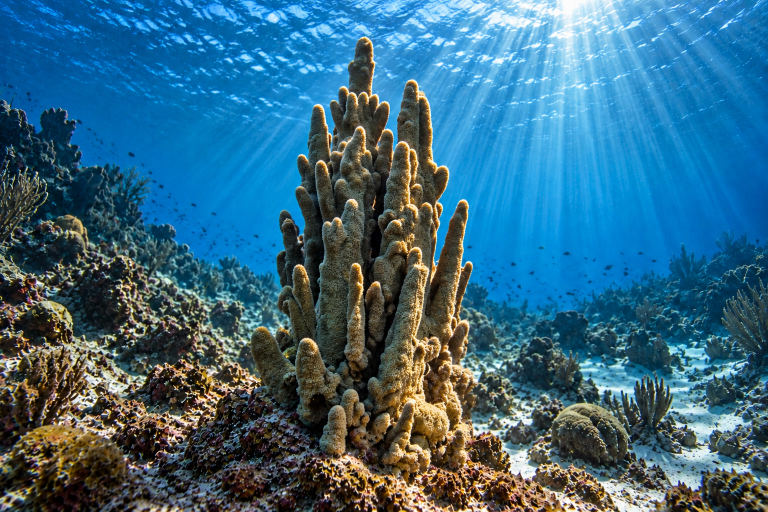
#> input picture artifacts/pillar-coral/source.png, 1536 x 1024 px (shown at 1/2 size)
$ python refine_distant_reef.py
#> lines starting #> are read from the running program, lines starting #| are printed output that depends on the picture; after the words box and inside, x2 and y2 are one past the last pixel; in counts of white or black regions, pixels touching at a corner belong together
### artifacts/pillar-coral/environment.py
"""Editable source-traced reef masses and surface caustics for the Figma scene.

Pillow is used for sampling and contour extraction. The deliverable contains
only vector paths and native gradients; it embeds no source pixels.
"""
import json, math
from collections import defaultdict
from pathlib import Path
from PIL import Image, ImageDraw, ImageFilter, ImageChops

ROOT=Path(__file__).parent
photo=Image.open(ROOT/'source.png').convert('RGB')
W,H=photo.size
#> W = 1536; H = 1024

def simplify(ps,eps):
    if len(ps)<3:return ps
    a,b=ps[0],ps[-1];dx=b[0]-a[0];dy=b[1]-a[1];den=math.hypot(dx,dy)
    ds=[abs(dy*(p[0]-a[0])-dx*(p[1]-a[1]))/den if den else math.dist(a,p) for p in ps]
    j=max(range(len(ds)),key=ds.__getitem__)
    if ds[j]<=eps:return [a,b]
    return simplify(ps[:j+1],eps)[:-1]+simplify(ps[j:],eps)

def loops(mask,minarea=8,eps=.75):
    # Directed pixel-boundary edges retain holes using EVENODD winding.
    im=Image.new('L',(mask.width+2,mask.height+2));im.paste(mask,(1,1))
    p=im.load();adj=defaultdict(list)
    for y in range(1,mask.height+1):
        for x in range(1,mask.width+1):
            if not p[x,y]:continue
            if not p[x,y-1]:adj[(x-1,y-1)].append((x,y-1))
            if not p[x+1,y]:adj[(x,y-1)].append((x,y))
            if not p[x,y+1]:adj[(x,y)].append((x-1,y))
            if not p[x-1,y]:adj[(x-1,y)].append((x-1,y-1))
    out=[]
    while adj:
        start=next(iter(adj));q=start;ps=[q]
        while True:
            nxt=adj[q].pop()
            if not adj[q]:del adj[q]
            q=nxt
            if q==start:break
            ps.append(q)
        area=sum(ps[i][0]*ps[(i+1)%len(ps)][1]-ps[(i+1)%len(ps)][0]*ps[i][1] for i in range(len(ps)))/2
        if abs(area)<minarea:continue
        j=max(range(len(ps)),key=lambda j:math.dist(ps[0],ps[j]))
        pts=simplify(ps[:j+1],eps)[:-1]+simplify(ps[j:]+[ps[0]],eps)[:-1]
        if len(pts)>=3:out.append((pts,area))
    return out

def path(ps,scale=1,smooth=.28):
    ps=[(x*scale,y*scale) for x,y in ps];n=len(ps)
    # Rounded polygon corners preserve the sampled contour without tiny zigzags.
    enter=[];leave=[]
    for i,p in enumerate(ps):
        prev=ps[i-1];nxt=ps[(i+1)%n]
        a=min(smooth,6/max(1,math.dist(p,prev)));b=min(smooth,6/max(1,math.dist(p,nxt)))
        if p[0] in (0,W) or p[1] in (0,H):a=b=0
        enter.append((p[0]+(prev[0]-p[0])*a,p[1]+(prev[1]-p[1])*a))
        leave.append((p[0]+(nxt[0]-p[0])*b,p[1]+(nxt[1]-p[1])*b))
    d=f'M {enter[0][0]:.1f} {enter[0][1]:.1f}'
    for i,p in enumerate(ps):
        a,b=enter[i],leave[i]
        if i:d+=f' L {a[0]:.1f} {a[1]:.1f}'
        d+=f' Q {p[0]:.1f} {p[1]:.1f} {b[0]:.1f} {b[1]:.1f}'
    return d+' Z'

skyline=[(0,192),(23,213),(36,241),(52,224),(67,265),(86,218),(116,211),(153,252),(143,295),(161,329),(197,329),(219,354),(254,354),(283,420),(295,452),(328,450),(348,475),(375,500),(403,506),(432,529),(474,543),(510,556),(552,575),(610,601),(714,626),(824,636),(950,625),(1045,622),(1110,612),(1150,625),(1200,591),(1256,583),(1303,546),(1353,520),(1368,484),(1405,513),(1430,482),(1464,461),(1510,474),(1536,462)]
base=Image.new('L',(W,H));ImageDraw.Draw(base).polygon(skyline+[(W,H),(0,H)],fill=255)
#> after `base = Image.new('L', (W, H))`: base: PIL image 1536x1024 L; every value is 0
#> after `ImageDraw.Draw(base).polygon(skyline + [(W, H), (0, H)], fill=255)`: base: PIL image 1536x1024 L; 49.5% white; 1 white region, box (x1, y1, x2, y2) and area: (0, 192, 1536, 1024) 779186
# Adjust the boundary to actual source silhouettes while keeping the terrain solid.
px=photo.load();bp=base.load()
for y in range(170,660):
    for x in range(W):
        r,g,b=px[x,y]
        if bp[x,y] and b>g*1.18 and b>r*1.75:bp[x,y]=0
base=base.filter(ImageFilter.MaxFilter(9)).filter(ImageFilter.MinFilter(7))
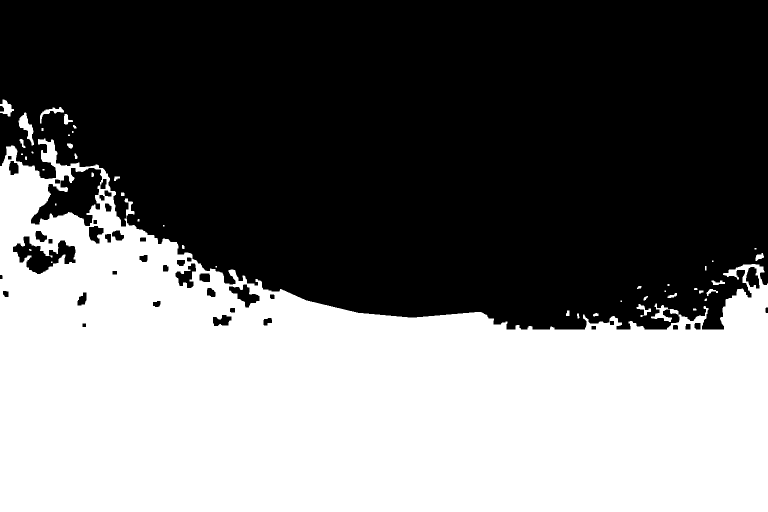
#> base: PIL image 1536x1024 L (shown at 1/2 size); 44.2% white; 46 white regions (16 under 20 px), largest, box (x1, y1, x2, y2) and area: (0, 277, 1536, 1024) 690896, (37, 225, 68, 291) 826, (0, 199, 28, 233) 489
bp=base.load()
for x in range(W):
    top=next((y for y in range(180,H) if bp[x,y]),H)
    for y in range(top,H):bp[x,y]=255
#> this loop made 1536 passes
#> top on passes 1 to 3: 208, 208, 208
base.save(ROOT/'environment-floor-mask.png')
pillar=Image.open(ROOT/'continuous-coverage.png').convert('L')
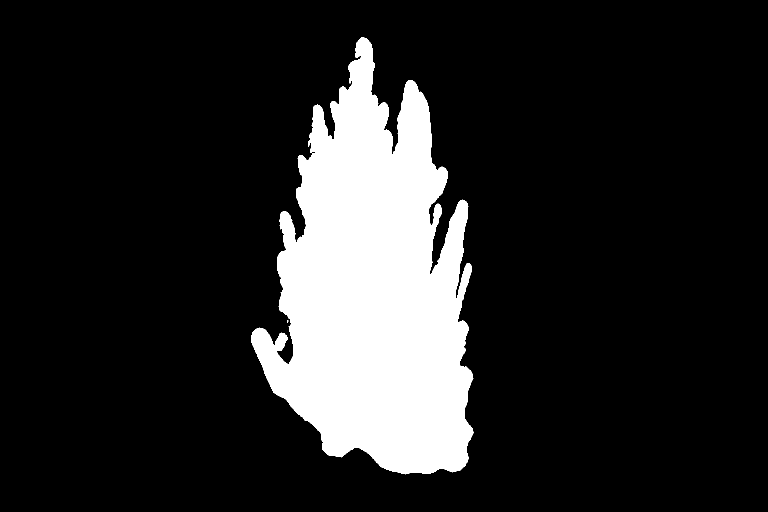
#> input picture artifacts/pillar-coral/continuous-coverage.png, 1536 x 1024 px (shown at 1/2 size)
#> pillar is the input picture: PIL image 1536x1024 L; 15.2% white; 2 white regions (1 under 20 px), largest, box (x1, y1, x2, y2) and area: (502, 74, 947, 949) 239817
floor=ImageChops.subtract(base,pillar.filter(ImageFilter.MaxFilter(3)))
#> floor: PIL image 1536x1024 L; 40% white; 1 white region, box (x1, y1, x2, y2) and area: (0, 199, 1536, 1024) 628854

# Large, smoothly joined masses sampled from the reference reef. Palette chosen
# from the reef only, so water and the hero coral cannot skew the color clusters.
small=photo.filter(ImageFilter.GaussianBlur(4.0)).resize((768,512),Image.Resampling.LANCZOS)
fm=floor.resize(small.size,Image.Resampling.NEAREST)
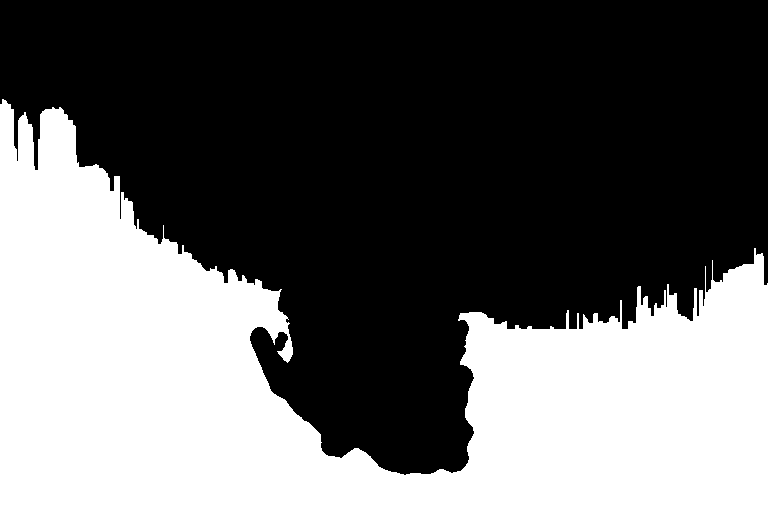
#> fm: PIL image 768x512 L; 40% white; 1 white region, box (x1, y1, x2, y2) and area: (0, 99, 768, 512) 157351
colors=[c for c,m in zip(small.getdata(),fm.getdata()) if m]
#> colors = 157351 items
swatch=Image.new('RGB',(len(colors),1));swatch.putdata(colors)
palette=swatch.quantize(colors=23,method=Image.Quantize.MEDIANCUT)
quant=small.quantize(palette=palette,dither=Image.Dither.NONE)
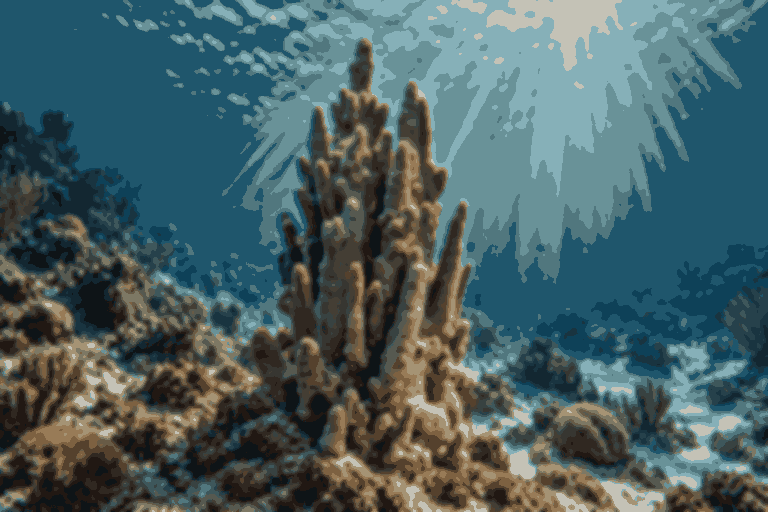
#> quant: PIL image 768x512 P; mean R, G, B 73.2, 96.6, 99.4
pal=quant.getpalette();qp=quant.load();fp=fm.load()
#> after `pal = quant.getpalette()`: pal = 69 values, max 196 at index 0, min 14 at index 51, mean 83.64
nodes=[];total=0
for k in range(23):
    mask=Image.new('L',small.size);mp=mask.load()
    for y in range(512):
        for x in range(768):
            if fp[x,y] and qp[x,y]==k:mp[x,y]=255
    ls=loops(mask,minarea=20,eps=.95)
    # Compound paths batch the same material into editable, manageable layers.
    col=pal[k*3:k*3+3];parts=[];size=0
    for pts,area in ls:
        d=path(pts,2,.30);total+=1
        if size+len(d)>16000 and parts:
            nodes.append(dict(name=f'Reef material {k+1:02d}',path=' '.join(parts),color=col,layer='floor',opacity=1));parts=[];size=0
        parts.append(d);size+=len(d)
    if parts:nodes.append(dict(name=f'Reef material {k+1:02d}',path=' '.join(parts),color=col,layer='floor',opacity=1))
#> this loop made 23 passes
#> col on passes 1 to 7: [196, 194, 182], [134, 176, 184], [165, 147, 116], [105, 146, 152], [152, 123, 87], [125, 120, 100], [81, 119, 126]
#> mask: PIL image 768x512 L; 2% white; 112 white regions (62 under 20 px), largest, box (x1, y1, x2, y2) and area: (75, 281, 116, 330) 1195, (11, 240, 74, 268) 636, (232, 440, 278, 460) 426

# Four exposure bands capture the actual broad surface reflections. Closed white
# contours give a natural broken cellular pattern, instead of a repeating mesh.
surf=photo.filter(ImageFilter.GaussianBlur(1.0)).resize((768,512),Image.Resampling.LANCZOS)
sp=surf.load();broad=surf.filter(ImageFilter.GaussianBlur(7));broadp=broad.load();causticcounts=[]
for band,threshold,col,alpha in [(0,65,[77,184,225],.50),(1,108,[127,216,245],.64),(2,158,[180,237,253],.79),(3,203,[233,251,255],.88)]:
    mask=Image.new('L',surf.size);mp=mask.load()
    for y in range(145):
        for x in range(768):
            r,g,b=sp[x,y]
            # Local contrast relative to the smooth underwater field isolates
            # shimmering reflections without tracing the entire blue ceiling.
            falloff=max(0,(y*2-115)/170)
            value=.35*r+.65*g
            bc=broadp[x,y];local=.35*bc[0]+.65*bc[1]
            if value>threshold+falloff*55 and value-local>[4,7,10,12][band] and b>r*.82:mp[x,y]=255
    ls=loops(mask,minarea=3 if band>1 else 6,eps=.46)
    parts=[];size=0
    for pts,a in ls:
        d=path(pts,2,.34)
        if size+len(d)>16000 and parts:
            nodes.append(dict(name=f'Surface caustics — exposure {band+1}',path=' '.join(parts),color=col,opacity=alpha,layer='caustics',blur=.85));parts=[];size=0
        parts.append(d);size+=len(d)
    if parts:nodes.append(dict(name=f'Surface caustics — exposure {band+1}',path=' '.join(parts),color=col,opacity=alpha,layer='caustics',blur=.85))
    causticcounts.append(len(ls))
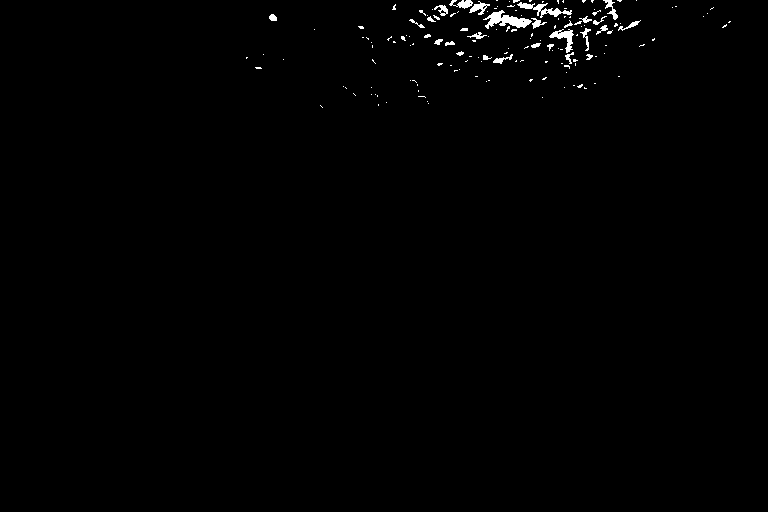
#> mask: PIL image 768x512 L; 0.71% white; 156 white regions (127 under 20 px), largest, box (x1, y1, x2, y2) and area: (483, 10, 532, 29) 426, (517, 2, 572, 18) 289, (549, 29, 574, 53) 223

# Source-conforming floor boundary and hero-colony shadow projection.
basepaths=path(skyline+[(W,H),(0,H)],1,.20)
shadowparts=[]
for pts,a in loops(pillar.resize((768,512)),minarea=15,eps=1):
    projected=[]
    for x,y in pts:
        x*=2;y*=2
        projected.append((800+(x-800)*.93-(945-y)*.58,925+(945-y)*.165+(x-800)*.10))
    shadowparts.append(path(projected,1,.30))
#> this loop made 1 pass
#> a on pass 1: 61599

# Dark, larger-scale substrate avoids hairline gaps between rounded material
# boundaries and gives the reef the same soft vector finish as the pillar.
fishmask=Image.new('L',(768,512));fip=fishmask.load();exclusion=ImageChops.lighter(base,pillar.filter(ImageFilter.MaxFilter(15))).resize((768,512));exp=exclusion.load()
#> after `exclusion = ImageChops.lighter(base, pillar.filter(ImageFilter.MaxFilt`:
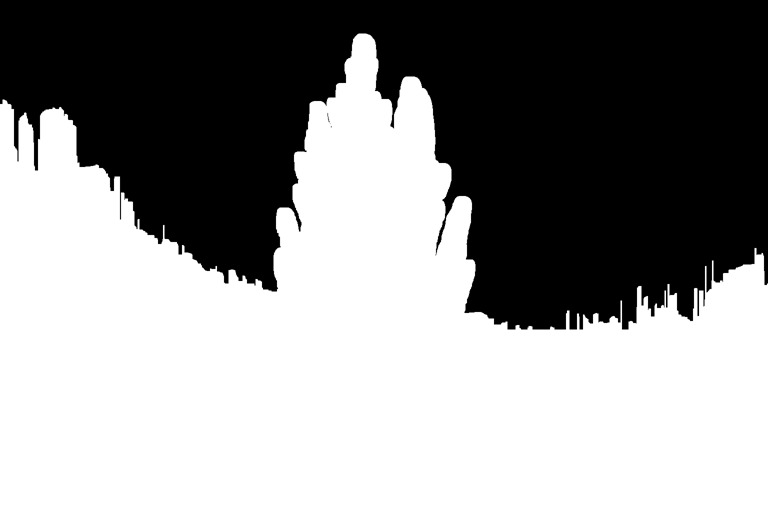
#> exclusion: PIL image 768x512 L; min 0, max 255, mean 144.2
for y in range(85,322):
    for x in range(768):
        if exp[x,y]:continue
        r,g,b=sp[x,y];br,bg,bb=broadp[x,y]
        if .25*r+.55*g+.2*b < .25*br+.55*bg+.2*bb-23 and g<140:fip[x,y]=255
fish=[]
for pts,a in loops(fishmask,minarea=2,eps=.4):
    xs=[p[0] for p in pts];ys=[p[1] for p in pts]
    if a>0 and a<55 and max(xs)-min(xs)<17 and max(ys)-min(ys)<12:fish.append(path(pts,2,.3))
#> this loop made 111 passes
#> a on passes 1, 2, 3, 4, 5, 9, 10, 11, 12, 15, 16, 17: 5, 6, 12, 7, 13, 10, 9, 3, 10, 17, 18, 16
#> (pts, a) on passes 6, 7, 8, 13, 14, 18: ([(28, 99), (31, 99), (31, 100), (28, 100)], 3), ([(0, 101), (2, 101), (2, 103), (0, 103)], 4), ([(11, 102), (12, 102), (12, 104), (11, 104)], 2), ([(74, 122), (75, 122), (75, 124), (74, 124)], 2), ([(88, 129), (90, 129), (90, 130), (88, 130)], 2), ([(36, 167), (37, 167), (37, 170), (36, 170)], 3)
result={'nodes':nodes,'floorPath':basepaths,'fishPath':' '.join(fish),'shadowPath':' '.join(shadowparts),'stats':{'reefContours':total,'surfaceContours':causticcounts,'fish':len(fish),'nodes':len(nodes)}}
(ROOT/'environment.json').write_text(json.dumps(result,separators=(',',':')),encoding='utf8')
import re
def pack(d):
    tokens=re.findall(r'[MLQCZ]|-?\d+(?:\.\d+)?',d)
    nums=[float(t) for t in tokens if t not in 'MLQCZ']
    ox=math.floor(min(nums[0::2]));oy=math.floor(min(nums[1::2]));out='';axis=0;last=[0,0]
    alphabet='ABCDEFGHIJKLMNOPQRSTUVWXYZabcdefghijklmnopqrstuvwxyz0123456789+/'
    commands=dict(zip('MLQCZ','!@#$%'))
    for t in tokens:
        if t in 'MLQCZ':out+=commands[t]
        else:
            value=round((float(t)-(ox if axis%2==0 else oy))*2)
            delta=value-last[axis%2];last[axis%2]=value;axis+=1
            v=(-delta*2+1) if delta<0 else delta*2
            while v>=32:out+=alphabet[(v&31)|32];v>>=5
            out+=alphabet[v]
    return dict(x=ox,y=oy,d=out)
packed={'nodes':[{**{k:v for k,v in n.items() if k!='path'},**pack(n['path'])} for n in nodes], 'floor':pack(basepaths),'shadow':pack(result['shadowPath']),'fish':pack(result['fishPath']) if fish else None,'stats':result['stats']}
(ROOT/'environment-packed.json').write_text(json.dumps(packed,separators=(',',':'),ensure_ascii=False),encoding='utf8')
print(json.dumps(result['stats']))
#| {"reefContours": 1474, "surfaceContours": [296, 207, 220, 98], "fish": 106, "nodes": 129}
print('data bytes', (ROOT/'environment.json').stat().st_size)

# A diagnostic rendering of the extracted terrain colors, not the final Figma
# composition, helps judge simplification before native-vector construction.
preview=quant.convert('RGB');preview.putalpha(fm)
preview.save(ROOT/'environment-reef-trace.png')

### artifacts/pillar-coral/refine_distant_reef.py
"""Fill the newly smoothed distant silhouette with source-based cool contours."""
import json
from PIL import Image, ImageDraw, ImageChops
from environment import ROOT, W, H, photo, base, pillar, skyline, loops, path, pack

smooth=Image.new('L',(W,H));ImageDraw.Draw(smooth).polygon(skyline+[(W,H),(0,H)],fill=255)
gap=ImageChops.subtract(smooth,base)
#> gap: PIL image 1536x1024 L; 2.5% white; 23 white regions (6 under 20 px), largest, box (x1, y1, x2, y2) and area: (1139, 461, 1536, 659) 25836, (965, 612, 1136, 659) 5367, (240, 354, 326, 488) 2962
gap=ImageChops.subtract(gap,pillar)
small=photo.resize((768,512),Image.Resampling.LANCZOS)
mask=gap.resize(small.size,Image.Resampling.NEAREST)
#> mask: PIL image 768x512 L; 2.5% white; 24 white regions (13 under 20 px), largest, box (x1, y1, x2, y2) and area: (569, 231, 768, 329) 6485, (482, 306, 567, 329) 1335, (120, 177, 163, 244) 741
cols=[c for c,m in zip(small.getdata(),mask.getdata()) if m]
swatch=Image.new('RGB',(len(cols),1));swatch.putdata(cols)
pal=swatch.quantize(colors=10,method=Image.Quantize.MEDIANCUT)
q=small.quantize(palette=pal,dither=Image.Dither.NONE);qp=q.load();mp=mask.load();colors=q.getpalette()
nodes=[]
for k in range(10):
    m=Image.new('L',small.size);p=m.load()
    for y in range(512):
        for x in range(768):
            if mp[x,y] and qp[x,y]==k:p[x,y]=255
    contours=loops(m,minarea=6,eps=.8)
    if not contours:continue
    d=' '.join(path(pts,2,.3) for pts,a in contours)
    nodes.append({**pack(d),'name':f'Distant reef — blue formation {k+1:02d}','color':colors[k*3:k*3+3],'layer':'floor','opacity':1})
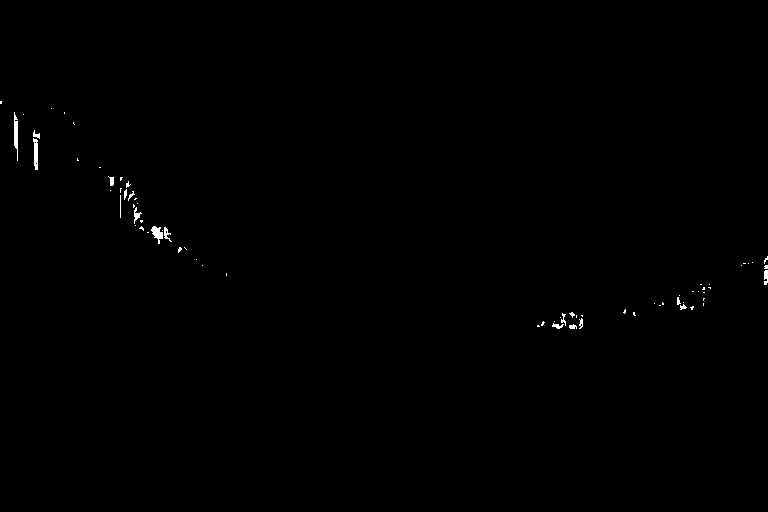
#> m: PIL image 768x512 L; 0.28% white; 71 white regions (54 under 20 px), largest, box (x1, y1, x2, y2) and area: (14, 112, 18, 161) 138, (33, 138, 38, 170) 120, (151, 226, 163, 244) 117
(ROOT/'distant-reef-packed.json').write_text(json.dumps(nodes,separators=(',',':')))
print(json.dumps({'layers':len(nodes),'chars':sum(len(n['d']) for n in nodes)}))
#| {"layers": 9, "chars": 23914}
